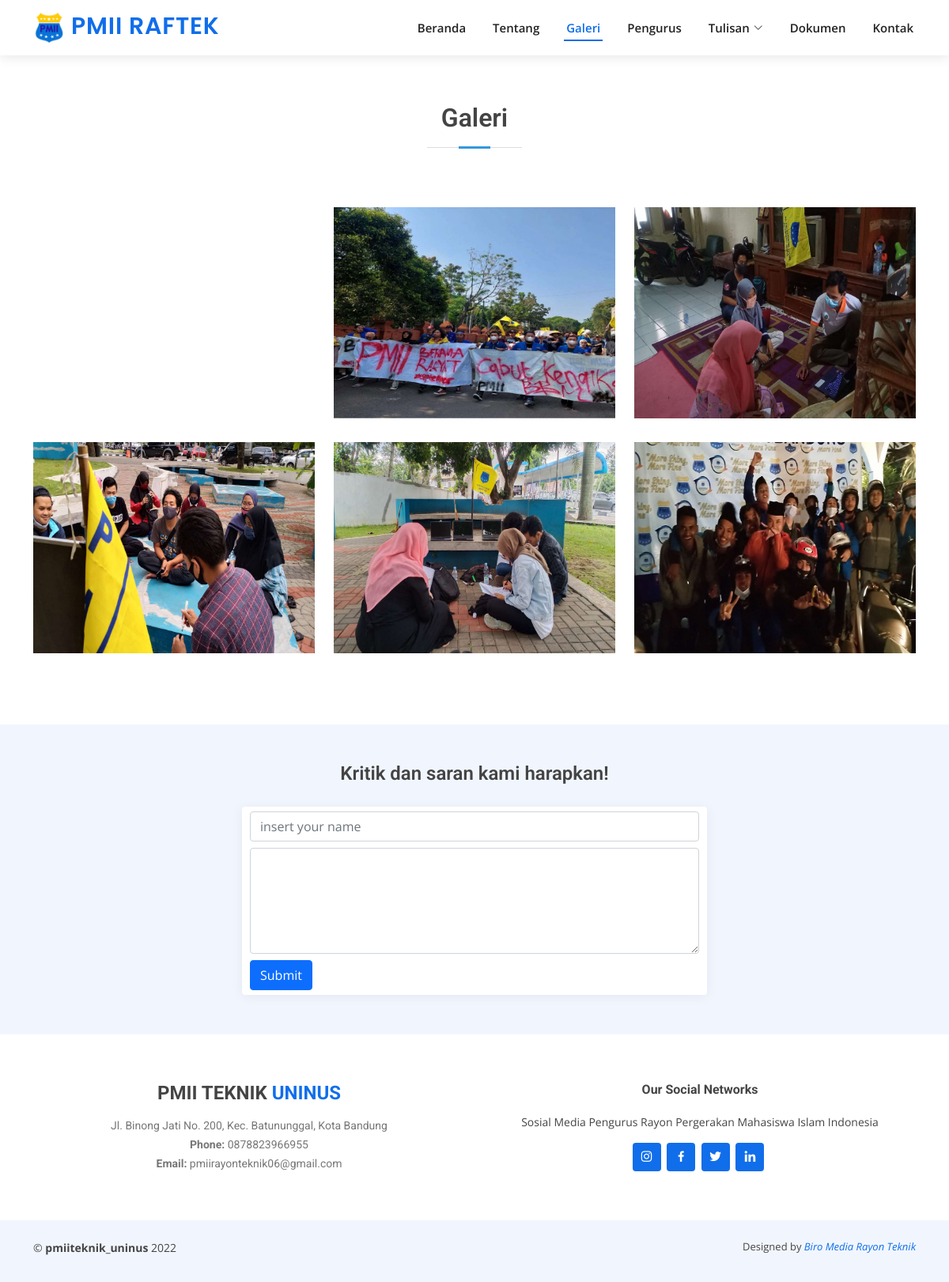
/index.php/gallery, run on the app's committed database.
### tables this page shows
CREATE TABLE `tbl_site` (
  `site_id` int(11) NOT NULL,
  `site_name` varchar(100) DEFAULT NULL,
  `site_title` varchar(200) DEFAULT NULL,
  `site_description` text DEFAULT NULL,
  `site_favicon` varchar(50) DEFAULT NULL,
  `site_logo_header` varchar(50) DEFAULT NULL,
  `site_logo_footer` varchar(50) DEFAULT NULL,
  `site_logo_big` varchar(50) DEFAULT NULL,
  `site_facebook` varchar(150) DEFAULT NULL,
  `site_twitter` varchar(150) DEFAULT NULL,
  `site_instagram` varchar(150) DEFAULT NULL,
  `site_pinterest` varchar(150) DEFAULT NULL,
  `site_linkedin` varchar(150) DEFAULT NULL,
  `site_wa` varchar(15) DEFAULT NULL,
  `site_mail` varchar(150) DEFAULT NULL
);

CREATE TABLE `tbl_post` (
  `post_id` int(11) NOT NULL,
  `post_title` varchar(250) DEFAULT NULL,
  `post_description` text DEFAULT NULL,
  `post_contents` longtext DEFAULT NULL,
  `post_image` varchar(40) DEFAULT NULL,
  `post_date` timestamp NULL DEFAULT current_timestamp(),
  `post_last_update` datetime DEFAULT NULL,
  `post_category_id` int(11) DEFAULT NULL,
  `post_tags` varchar(225) DEFAULT NULL,
  `post_slug` varchar(250) DEFAULT NULL,
  `post_status` int(11) DEFAULT NULL COMMENT '1=Publish, 0=Unpublish',
  `post_views` int(11) DEFAULT 0,
  `post_user_id` int(11) DEFAULT NULL
);

### application/controllers/Gallery.php (called while the page is built, shortened)
<?php
class Gallery extends CI_Controller
{
	function __construct()
	{
		$this->load->model('Visitor_model', 'visitor_model');
		$this->load->model('Home_model', 'home_model');
		$this->load->model('Site_model', 'site_model');
		$this->load->model('Post_model', 'post_model');
		$this->load->helper('text');
	}
	function index()
	{
		$jum = $this->post_model->get_posts();
		$page = $this->uri->segment(3);
		if (!$page) :
			$off = 0;
		else :
			$off = $page;
		endif;
		$limit = 6;
		$offset = $off > 0 ? (($off - 1) * $limit) : $off;
		$config['base_url'] = base_url() . 'post/page/';
		$config['total_rows'] = $jum->num_rows();
		$config['per_page'] = $limit;
		$config['uri_segment'] = 3;
		$config['use_page_numbers'] = TRUE;
		$config['full_tag_open']    = '<div class="row"><nav class="page-pagination mt-60"><ul class="page-numbers">';
		$config['full_tag_close']   = '</ul></nav></div>';
		$config['num_tag_open']     = '<li><span class="page-numbers">';
		$config['num_tag_close']    = '</span></li>';
		$config['cur_tag_open']     = '<li><span class="page-numbers current">';
		$config['cur_tag_close']    = '<span class="sr-only"></span></span></li>';
		$config['next_tag_open']    = '<li><span class="page-numbers">';
		$config['next_tagl_close']  = '<span aria-hidden="true">&raquo;</span></span></li>';
		$config['prev_tag_open']    = '<li><span class="page-numbers">';
		$config['prev_tagl_close']  = '</span>Next</li>';
		$config['first_tag_open']   = '<li><span class="page-numbers">';
		$config['first_tagl_close'] = '</span></li>';
		$config['last_tag_open']    = '<li><span class="page-numbers">';
		$config['last_tagl_close']  = '</span></li>';
		$config['first_link'] = '<';
		$config['last_link'] = '>';
		$config['next_link'] = '>>';
		$config['prev_link'] = '<<';
		$this->pagination->initialize($config);
		$data['page'] = $this->pagination->create_links();
		$data['data'] = $this->post_model->get_post_perpage($offset, $limit);
		if (empty($this->uri->segment(3))) {
			$next_page = 2;
			$data['canonical'] = site_url('post');
			$data['url_prev'] = "";
		} elseif ($this->uri->segment(3) == '1') {
			$next_page = 2;
			$data['canonical'] = site_url('post');
			$data['url_prev'] = site_url('post');
		} elseif ($this->uri->segment(3) == '2') {
			$next_page = $this->uri->segment(3) + 1;
			$data['canonical'] = site_url('post/page/' . $this->uri->segment(3));
			$data['url_prev'] = site_url('post');
		} else {
			$next_page = $this->uri->segment(3) + 1;
			$prev_page = $this->uri->segment(3) - 1;
			$data['canonical'] = site_url('post/page/' . $this->uri->segment(3));
			$data['url_prev'] = site_url('post/page/' . $prev_page);
		}
		$data['url_next'] = site_url('post/page/' . $next_page);
		$data['populer_post'] = $this->post_model->get_popular_post();
		$site = $this->site_model->get_site_data()->row_array();
		$data['title'] = "Gallery";
		$data['site_name'] = $site['site_name'];
		$data['site_title'] = $site['site_title'];
		$data['site_desc'] = $site['site_description'];
		$data['site_image'] = $site['site_logo_big'];
		$data['site_ig'] = $site['site_instagram'];
		$data['site_fb'] = $site['site_facebook'];
		$data['site_twit'] = $site['site_twitter'];
		$data['site_linked'] = $site['site_linkedin'];
		$data['site_wa'] = $site['site_wa'];
		$data['site_mail'] = $site['site_mail'];
		$data['testimonial'] = $this->db->get('tbl_testimonial');
		$data['allpost'] = $this->db->get('tbl_post');
		$site_info = $this->db->get('tbl_site', 1)->row();
		$data['logo'] =  $site_info->site_logo_header;
		$data['icon'] = $site_info->site_favicon;
		$data['header'] = $this->load->view('layout/header2', $data, TRUE);
		$data['footer'] = $this->load->view('layout/footer', '', TRUE);
		$this->load->view('gallery_view', $data);
	}
}

### index.php (called while the page is built, shortened)
<?php
require_once BASEPATH.'core/CodeIgniter.php';

### application/models/Site_model.php (called while the page is built, shortened)
<?php
class Site_model extends CI_Model
{
	function get_site_data()
	{
		$query = $this->db->get('tbl_site', 1);
		return $query;
	}
}

### application/models/Post_model.php (called while the page is built, shortened)
<?php
class Post_model extends CI_Model
{
	function get_post_perpage($offset, $limit)
	{
		$this->db->select('tbl_post.*, user_name,user_photo');
		$this->db->from('tbl_post');
		$this->db->join('tbl_user', 'post_user_id=user_id', 'left');
		$this->db->order_by('post_id', 'DESC');
		$this->db->limit($limit, $offset);
		$query = $this->db->get();
		return $query;
	}
	function get_popular_post()
	{
		$this->db->select('tbl_post.*, user_name,user_photo');
		$this->db->from('tbl_post');
		$this->db->join('tbl_user', 'post_user_id=user_id', 'left');
		$this->db->order_by('post_views', 'DESC');
		$this->db->limit(5);
		$query = $this->db->get();
		return $query;
	}
}

### application/views/gallery_view.php (the view, shortened to what this page needs)
<!DOCTYPE html>
<html lang="en">
<head>
    <link href="<?= base_url() ?>assets/frontend/vendor/aos/aos.css" rel="stylesheet">
    <link href="<?= base_url() ?>assets/frontend/vendor/bootstrap/css/bootstrap.min.css" rel="stylesheet">
    <link href="<?= base_url() ?>assets/frontend/vendor/bootstrap-icons/bootstrap-icons.css" rel="stylesheet">
    <link href="<?= base_url() ?>assets/frontend/vendor/boxicons/css/boxicons.min.css" rel="stylesheet">
    <link href="<?= base_url() ?>assets/frontend/vendor/glightbox/css/glightbox.min.css" rel="stylesheet">
    <link href="<?= base_url() ?>assets/frontend/vendor/swiper/swiper-bundle.min.css" rel="stylesheet">
    <link href="<?= base_url() ?>assets/frontend/css/style.css" rel="stylesheet">
</head>
<body>
    <?= $header; ?>
    <main id="main" data-aos="fade-up">
        <section id="portfolio" class="portfolio">
            <div class="container" data-aos="fade-up">
                <div class="section-title">
                    <h2>Galeri</h2>
                    </div><br>
                <div class="row portfolio-container" data-aos="fade-up" data-aos-delay="200">
                    <?php foreach ($data->result() as $apost) : ?>
                        <div class="col-lg-4 col-md-6 portfolio-item filter-web">
                            <img src="<?= base_url() . 'assets/backend/images/post/' . $apost->post_image; ?>" class="img-fluid" alt="">
                        </div>
                    <?php endforeach; ?>
                </div>
            </div>
        </section>
    </main>
    <?= $footer; ?>
</body>
</html>

### application/views/layout/header2.php (shortened to what this page needs)
<header id="header" class="d-flex align-items-center">
    <div class="container d-flex align-items-center justify-content-between">
        <h1 class="logo"><a href="<?= base_url() ?>"><img src="<?= base_url() . 'assets/frontend/images/' . $logo; ?>"> <span><?= $site_name; ?></span></a></h1>
        <nav id="navbar" class="navbar">
            <ul>
                <li><a class="nav-link scrollto" href="<?= base_url() ?>#hero">Beranda</a></li>
                <li><a class="nav-link scrollto" href="<?= base_url() ?>#about">Tentang</a></li>
                <li><a class="nav-link scrollto <?= ($title === "Gallery") ? 'active' : '' ?>" href="<?= base_url() ?>gallery">Galeri</a></li>
                <li><a class="nav-link scrollto <?= ($title === "Team") ? 'active' : '' ?>" href="<?= base_url() ?>team">Pengurus</a></li>
                <li class="dropdown"><a href="<?= base_url() ?>post"><span>Tulisan</span> <i class="bi bi-chevron-down"></i></a>
                </li>
                <li><a class="nav-link scrollto <?= ($title === "Document") ? 'active' : '' ?>" href="<?= base_url() ?>document">Dokumen</a></li>
                <li><a class="nav-link scrollto <?= ($title === "Contact") ? 'active' : '' ?>" href="<?= base_url() ?>contact">Kontak</a></li>
            </ul>
        </nav>
    </div>
</header>

### application/views/layout/footer.php (shortened to what this page needs)
<footer id="footer">
<div class="footer-newsletter">
    <div class="row justify-content-center">
        <div class="form-group col-md-6 center">
            <h4>Kritik dan saran kami harapkan!</h4>
                <form action="<?php echo base_url() . 'gabung/inbox' ?>" method="post">
                <div class="form-group">
                        <input type="text" name="nama" id="fullname" class="form-control" placeholder="insert your name">
                    </div>
                <div class="form-group">
                        <textarea name="inbox" id="" msg cols="30" rows="5" class="form-control mt-2"></textarea>
                </div>
                <div class="form-group">
                <button type="submit" class="btn btn-primary mt-2" >Submit</button>
                </div>
                </form>
        </div>
    </div>
</div>
    <div class="footer-top">
        <div class="container">
            <div class="row">
                <div class="col-lg-6 col-md-6 footer-contact text-center">
                    <h3>PMII TEKNIK <span>UNINUS</span></h3>
                    <p>
                        Jl. Binong Jati No. 200, Kec. Batununggal, Kota Bandung
                        <br><strong>Phone:</strong> <?= $site_wa; ?><br>
                        <strong>Email:</strong> <?= $site_mail; ?><br>
                    </p>
                </div>
                <div class="col-lg-6 col-md-6 footer-links text-center">
                    <h4>Our Social Networks</h4>
                    <p>Sosial Media <?= $site_title; ?></p>
                    <div class="social-links mt-3">
                        <a href="<?= $site_ig; ?>" class="instagram"><i class="bx bxl-instagram"></i></a>
                        <a href="<?= $site_fb; ?>" class="facebook"><i class="bx bxl-facebook"></i></a>
                        <a href="<?= $site_twit; ?>" class="twitter"><i class="bx bxl-twitter"></i></a>
                        <a href="<?= $site_linked; ?>" class="linkedin"><i class="bx bxl-linkedin"></i></a>
                    </div>
                </div>
            </div>
        </div>
    </div>
    <div class="container py-4">
        <div class="copyright">
            &copy; <strong><span>pmiiteknik_uninus</span></strong> <?= date('Y'); ?>
        </div>
        <div class="credits">
            Designed by <a class="fst-italic">Biro Media Rayon Teknik</a>
        </div>
    </div>
</footer>

### assets/frontend/css/style.css (style rules this page uses)
body { font-family: "Open Sans", sans-serif; color: #444444; }
a { color: #106eea; text-decoration: none; }
h1, h2, h3, h4, h5, h6 { font-family: "Roboto", sans-serif; }
#header { background: #fff; transition: all 0.5s; z-index: 997; height: 86px; box-shadow: 0px 2px 15px rgba(0, 0, 0, 0.1); }
#header.fixed-top { height: 70px; }
#header .logo { font-size: 30px; margin: 0; padding: 0; line-height: 1; font-weight: 600; letter-spacing: 0.8px; font-family: "Poppins", sans-serif; }
#header .logo a { color: #222222; }
#header .logo a span { color: #106eea; }
#header .logo img { max-height: 40px; }
.scrolled-offset { margin-top: 70px; }
.navbar { padding: 0; }
.navbar ul { margin: 0; padding: 0; display: flex; list-style: none; align-items: center; }
.navbar li { position: relative; }
.navbar > ul > li { white-space: nowrap; padding: 10px 0 10px 28px; }
.navbar a, .navbar a:focus { display: flex; align-items: center; justify-content: space-between; padding: 0 3px; font-size: 15px; font-weight: 600; color: #222222; white-space: nowrap; transition: 0.3s; position: relative; }
.navbar a i, .navbar a:focus i { font-size: 12px; line-height: 0; margin-left: 5px; }
.navbar > ul > li > a:before { content: ""; position: absolute; width: 100%; height: 2px; bottom: -6px; left: 0; background-color: #106eea; visibility: hidden; width: 0px; transition: all 0.3s ease-in-out 0s; }
.navbar a:hover:before, .navbar li:hover > a:before, .navbar .active:before { visibility: visible; width: 100%; }
.navbar a:hover, .navbar .active, .navbar .active:focus, .navbar li:hover > a { color: #106eea; }
section { padding: 60px 0; overflow: hidden; }
.section-title { text-align: center; padding-bottom: 30px; }
.section-title h2 { font-size: 32px; font-weight: 600; margin-bottom: 20px; padding-bottom: 20px; position: relative; }
.section-title h2::before { content: ""; position: absolute; display: block; width: 120px; height: 1px; background: #ddd; bottom: 1px; left: calc(50% - 60px); }
.section-title h2::after { content: ""; position: absolute; display: block; width: 40px; height: 3px; background: #3498db; bottom: 0; left: calc(50% - 20px); }
.portfolio .portfolio-item { margin-bottom: 30px; }
#footer { background: #fff; padding: 0 0 30px 0; color: #444444; font-size: 14px; background: #f1f6fe; }
#footer .footer-newsletter { padding: 50px 0; background: #f1f6fe; text-align: center; font-size: 15px; }
#footer .footer-newsletter h4 { font-size: 24px; margin: 0 0 20px 0; padding: 0; line-height: 1; font-weight: 600; }
#footer .footer-newsletter form { margin-top: 30px; background: #fff; padding: 6px 10px; position: relative; border-radius: 4px; box-shadow: 0px 2px 15px rgba(0, 0, 0, 0.06); text-align: left; }
#footer .footer-top { padding: 60px 0 30px 0; background: #fff; }
#footer .footer-top .footer-contact { margin-bottom: 30px; }
#footer .footer-top .footer-contact h3 { font-size: 24px; margin: 0 0 15px 0; padding: 2px 0 2px 0; line-height: 1; font-weight: 700; }
#footer .footer-top .footer-contact h3 span { color: #106eea; }
#footer .footer-top .footer-contact p { font-size: 14px; line-height: 24px; margin-bottom: 0; font-family: "Roboto", sans-serif; color: #777777; }
#footer .footer-top h4 { font-size: 16px; font-weight: bold; color: #444444; position: relative; padding-bottom: 12px; }
#footer .footer-top .footer-links { margin-bottom: 30px; }
#footer .footer-top .social-links a { font-size: 18px; display: inline-block; background: #106eea; color: #fff; line-height: 1; padding: 8px 0; margin-right: 4px; border-radius: 4px; text-align: center; width: 36px; height: 36px; transition: 0.3s; }
#footer .copyright { text-align: center; float: left; }
#footer .credits { float: right; text-align: center; font-size: 13px; color: #444444; }

### data on the page
tbl_site: site_logo_header (picture), site_name "PMII RAFTEK", site_wa "0878823966955", site_mail "pmiirayonteknik06@gmail.com", site_title "Pengurus Rayon Pergerakan Mahasiswa Islam Indonesia"
tbl_post: post_image (picture)
tbl_post: post_image (picture)
tbl_post: post_image (picture)
tbl_post: post_image (picture)
tbl_post: post_image (picture)
